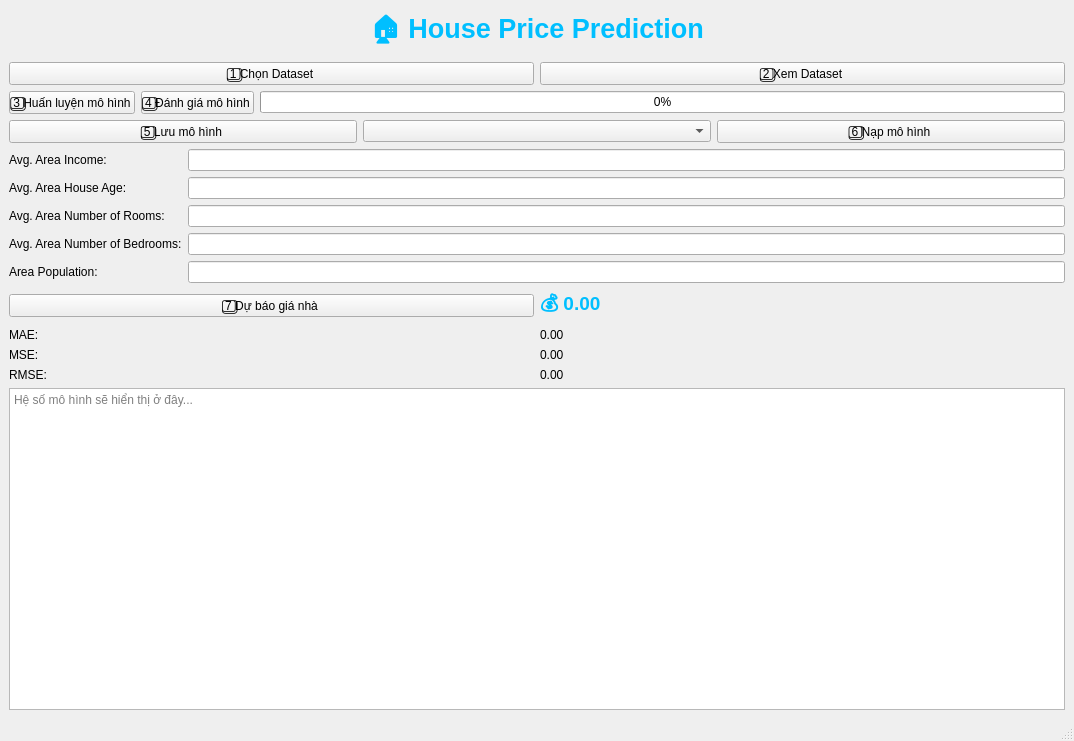
<?xml version="1.0" encoding="UTF-8"?>
<ui version="4.0">
 <class>MainWindow</class>
 <widget class="QMainWindow" name="MainWindow">
  <property name="geometry">
   <rect>
    <x>0</x>
    <y>0</y>
    <width>1074</width>
    <height>741</height>
   </rect>
  </property>
  <property name="windowTitle">
   <string>House Price Prediction - PyQt6</string>
  </property>
  <widget class="QWidget" name="centralwidget">
   <layout class="QVBoxLayout" name="verticalLayout">
    <item>
     <widget class="QLabel" name="labelTitle">
      <property name="styleSheet">
       <string notr="true">font-size: 20pt; font-weight: bold; color: #00bfff;</string>
      </property>
      <property name="text">
       <string>🏠 House Price Prediction</string>
      </property>
      <property name="alignment">
       <set>Qt::AlignCenter</set>
      </property>
     </widget>
    </item>
    <item>
     <layout class="QHBoxLayout" name="layoutDataset">
      <item>
       <widget class="QPushButton" name="btnPick">
        <property name="text">
         <string>1️⃣ Chọn Dataset</string>
        </property>
       </widget>
      </item>
      <item>
       <widget class="QPushButton" name="btnView">
        <property name="text">
         <string>2️⃣ Xem Dataset</string>
        </property>
       </widget>
      </item>
     </layout>
    </item>
    <item>
     <layout class="QHBoxLayout" name="layoutTrain">
      <item>
       <widget class="QPushButton" name="btnTrain">
        <property name="text">
         <string>3️⃣ Huấn luyện mô hình</string>
        </property>
       </widget>
      </item>
      <item>
       <widget class="QPushButton" name="btnEval">
        <property name="text">
         <string>4️⃣ Đánh giá mô hình</string>
        </property>
       </widget>
      </item>
      <item>
       <widget class="QProgressBar" name="progressTrain">
        <property name="value">
         <number>0</number>
        </property>
       </widget>
      </item>
     </layout>
    </item>
    <item>
     <layout class="QHBoxLayout" name="layoutModel">
      <item>
       <widget class="QPushButton" name="btnSave">
        <property name="text">
         <string>5️⃣ Lưu mô hình</string>
        </property>
       </widget>
      </item>
      <item>
       <widget class="QComboBox" name="comboModels"/>
      </item>
      <item>
       <widget class="QPushButton" name="btnLoad">
        <property name="text">
         <string>6️⃣ Nạp mô hình</string>
        </property>
       </widget>
      </item>
     </layout>
    </item>
    <item>
     <layout class="QGridLayout" name="layoutInputs">
      <item row="0" column="0">
       <widget class="QLabel" name="labelIncome">
        <property name="text">
         <string>Avg. Area Income:</string>
        </property>
       </widget>
      </item>
      <item row="0" column="1">
       <widget class="QLineEdit" name="lineIncome"/>
      </item>
      <item row="1" column="0">
       <widget class="QLabel" name="labelAge">
        <property name="text">
         <string>Avg. Area House Age:</string>
        </property>
       </widget>
      </item>
      <item row="1" column="1">
       <widget class="QLineEdit" name="lineAge"/>
      </item>
      <item row="2" column="0">
       <widget class="QLabel" name="labelRooms">
        <property name="text">
         <string>Avg. Area Number of Rooms:</string>
        </property>
       </widget>
      </item>
      <item row="2" column="1">
       <widget class="QLineEdit" name="lineRooms"/>
      </item>
      <item row="3" column="0">
       <widget class="QLabel" name="labelBedrooms">
        <property name="text">
         <string>Avg. Area Number of Bedrooms:</string>
        </property>
       </widget>
      </item>
      <item row="3" column="1">
       <widget class="QLineEdit" name="lineBedrooms"/>
      </item>
      <item row="4" column="0">
       <widget class="QLabel" name="labelPopulation">
        <property name="text">
         <string>Area Population:</string>
        </property>
       </widget>
      </item>
      <item row="4" column="1">
       <widget class="QLineEdit" name="linePopulation"/>
      </item>
     </layout>
    </item>
    <item>
     <layout class="QHBoxLayout" name="layoutPredict">
      <item>
       <widget class="QPushButton" name="btnPredict">
        <property name="text">
         <string>7️⃣ Dự báo giá nhà</string>
        </property>
       </widget>
      </item>
      <item>
       <widget class="QLabel" name="labelResult">
        <property name="styleSheet">
         <string notr="true">font-size: 14pt; color: #00bfff; font-weight: bold;</string>
        </property>
        <property name="text">
         <string>💰 0.00</string>
        </property>
       </widget>
      </item>
     </layout>
    </item>
    <item>
     <layout class="QGridLayout" name="layoutEval">
      <item row="0" column="0">
       <widget class="QLabel" name="labelMAEText">
        <property name="text">
         <string>MAE:</string>
        </property>
       </widget>
      </item>
      <item row="0" column="1">
       <widget class="QLabel" name="labelMAE">
        <property name="text">
         <string>0.00</string>
        </property>
       </widget>
      </item>
      <item row="1" column="0">
       <widget class="QLabel" name="labelMSEText">
        <property name="text">
         <string>MSE:</string>
        </property>
       </widget>
      </item>
      <item row="1" column="1">
       <widget class="QLabel" name="labelMSE">
        <property name="text">
         <string>0.00</string>
        </property>
       </widget>
      </item>
      <item row="2" column="0">
       <widget class="QLabel" name="labelRMSEText">
        <property name="text">
         <string>RMSE:</string>
        </property>
       </widget>
      </item>
      <item row="2" column="1">
       <widget class="QLabel" name="labelRMSE">
        <property name="text">
         <string>0.00</string>
        </property>
       </widget>
      </item>
     </layout>
    </item>
    <item>
     <widget class="QTextEdit" name="textCoefficients">
      <property name="placeholderText">
       <string>Hệ số mô hình sẽ hiển thị ở đây...</string>
      </property>
     </widget>
    </item>
   </layout>
  </widget>
  <widget class="QStatusBar" name="statusbar"/>
 </widget>
 <resources/>
 <connections/>
</ui>
